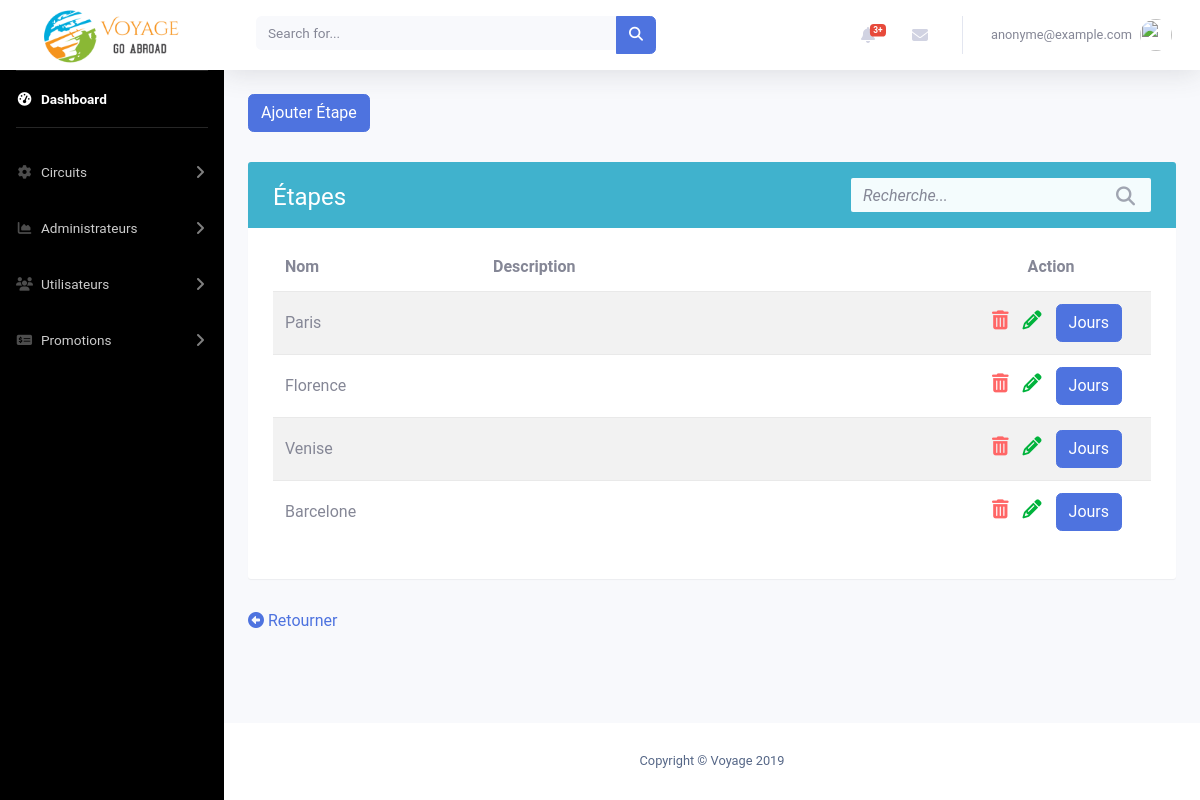
Page /admin/listerEtapes.php?idCircuit=5 (signed in) on the committed database.
### tables this page shows
CREATE TABLE `etape` (
  `idEtape` int(11) NOT NULL,
  `idCircuit` int(11) NOT NULL,
  `nom` varchar(50) NOT NULL,
  `descriptionEtape` varchar(300) DEFAULT NULL,
  `ordre` int(11) NOT NULL
);

### admin/listerEtapes.php (the view, shortened to what this page needs)
<?php
include "includes/header.php";
include "includes/navbar.php";
if (isset($_GET['idCircuit'])) {
    $idCircuit = $_GET['idCircuit'];
}
$stmt = $conn->query('SELECT * FROM etape WHERE idCircuit = ' . $idCircuit);
    $table = '
                <div class="table-wrapper">
                    <div class="table-title">
                        <div class="row">
                            <div class="col-sm-8">
                                <h2>Étapes</b></h2>
                            </div>
                            <div class="col-sm-4">
                                <div class="search-box">
                                    <div class="input-group">
                                        <input type="text" id="search" class="form-control" placeholder="Recherche...">
                                        <span class="input-group-addon"><i class="fa fa-search" aria-hidden="true"></i></span>
                                    </div>
                                </div>
                            </div>
                        </div>
                    </div>
                    <table class="table table-striped">
                        <thead>
                            <tr>
                                <th>Nom</th>
                                <th>Description</th>
                                <th style="width: 200px; text-align: center;">Action</th>
                            </tr>
                        </thead>
                        <tbody>';
                        while ($row = $stmt->fetch()) {
                            $table .= '
                                    <tr>
                                        <td>' . $row->nom . '</td>
                                        <td>' . $row->descriptionEtape . '</td>
                                        <td style="width: 200px;">
                                            <div class="col-md-12 choix">
                                                <a href="" data-toggle="modal" data-target="#exampleModal'. $row->idEtape .'"><i class="fa fa-trash" aria-hidden="true" style="color: #ff6666;"></i></a>
                                                <a href="modifierEtape.php?idEtape=' . $row->idEtape . '"><i class="fa fa-pencil" aria-hidden="true" style="color: #00b33c;"></i></a>
                                                <a href="listerJours.php?idEtape=' . $row->idEtape . '&idCircuit=' . $idCircuit . '" class="btn btn-primary" style="color: white;">Jours</a>
                                                <div style="color: black;" class="modal fade" id="exampleModal'. $row->idEtape .'" tabindex="-1" role="dialog" aria-labelledby="exampleModalLabel" aria-hidden="true">
                                                        Êtes-vous certain de vouloir supprimer "' . $row->nom . '"?
                                                            <a type="button" href="deleteEtape.php?idEtape=' . $row->idEtape . '" class="btn btn-primary">Confirmer</a>
                                                </div>
                                            </div>
                                        </td>
                                    </tr>';
                        }
                $table .= '</tbody>
                        </table>
                    </div>
                ';
?>
<div class="container minimumHeight">
    <form action="creerCircuit.php" method="GET">
        <button class="btn btn-primary" style="color: white;">Ajouter Étape</button>
    </form>
    <?php
        echo $table;
    ?>
    <a href="gererCircuit.php" class="mb-10"><i class="fas fa-arrow-alt-circle-left"></i> Retourner</a>
</div>
<?php
  include('includes/footer.php');
?>

### admin/css/abdel.css (style rules this page uses)
.choix { text-align: right !important; }
.minimumHeight { min-height: 75vh !important; }

### admin/css/crud.css (style rules this page uses)
body { color: #566787; background: #f7f5f2; font-family: 'Roboto', sans-serif; }
.table-wrapper { background: #fff; padding: 20px 25px; margin: 30px auto; border-radius: 3px; box-shadow: 0 1px 1px rgba(0,0,0,.05); }
.table-title { color: #fff; background: #40b2cd; padding: 16px 25px; margin: -20px -25px 10px; border-radius: 3px 3px 0 0; }
.table-title h2 { margin: 5px 0 0; font-size: 24px; }
.search-box { position: relative; float: right; }
.search-box .input-group { min-width: 300px; position: absolute; right: 0; }
.search-box .input-group-addon, .search-box input { border-color: #ddd; border-radius: 0; }
.search-box input { height: 34px; padding-right: 35px; background: #f4fcfd; border: none; border-radius: 2px !important; }
.search-box input::placeholder { font-style: italic; }
.search-box .input-group-addon { min-width: 35px; border: none; background: transparent; position: absolute; right: 0; z-index: 9; padding: 6px 0; }
.search-box i { color: #a0a5b1; font-size: 19px; position: relative; top: 2px; }
table.table { table-layout: fixed; margin-top: 15px; }
table.table tr th, table.table tr td { border-color: #e9e9e9; vertical-align: center; }
table.table th:first-child { width: 13rem; }
table.table td a { color: #a0a5b1; display: inline-block; margin: 0 5px; }
table.table td i { font-size: 19px; }
table.table thead th { border: none; }

### rows in the picture
etape: nom "Paris"
etape: nom "Florence"
etape: nom "Venise"
etape: nom "Barcelone"

### other values in the picture
$_SESSION['courriel'] "anonyme@example.com"
